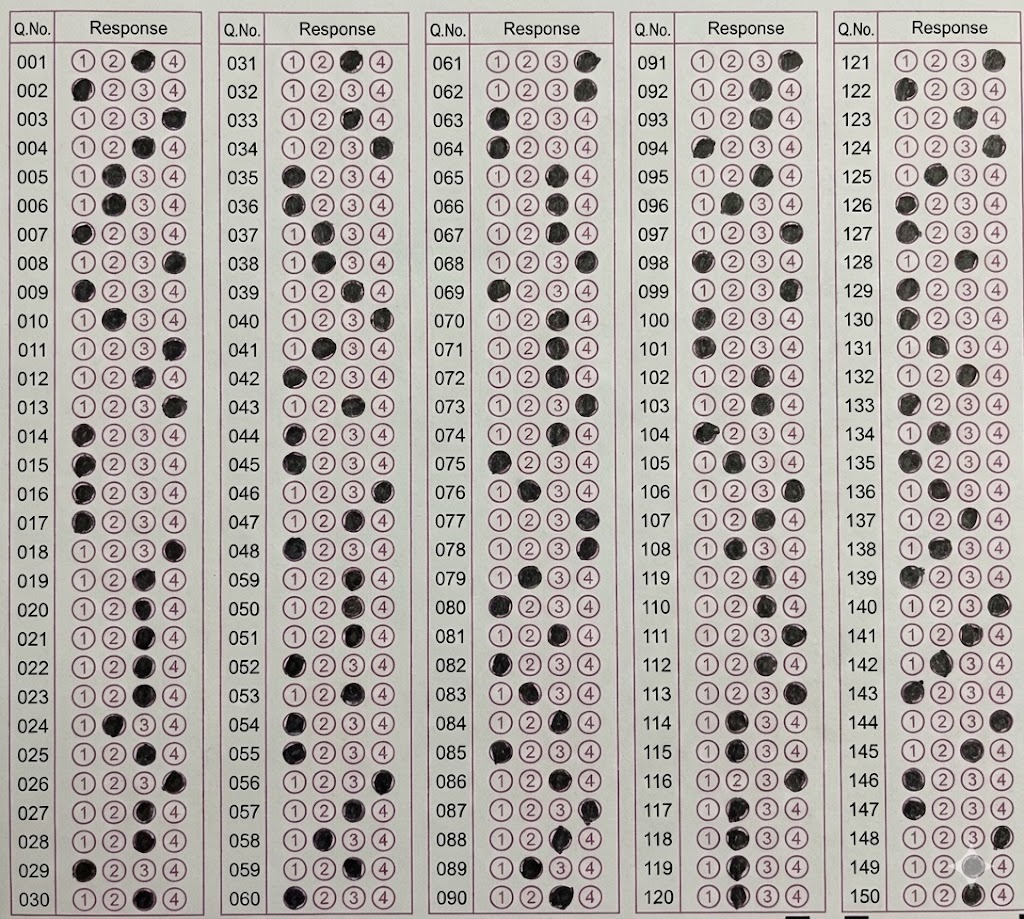
#> input picture dataset/answer/answer.jpeg, 1024 x 919 px
$ python prepare_dataset.py
#> lines starting #> are read from the running program, lines starting #| are printed output that depends on the picture; after the words box and inside, x2 and y2 are one past the last pixel; in counts of white or black regions, pixels touching at a corner belong together
### main.py

import cv2
import numpy as np
import os
import shutil
import glob
import json
import csv
import statistics

# ==========================================
# CONSTANTS
# ==========================================
OUTPUT_DIR = "output"
MIN_FILL_AREA = 100
MAX_FILL_AREA = 3000
GRID_TOLERANCE_RADIUS = 18 # Increased for web robustness
TOTAL_QUESTIONS = 150

class ImageProcessor:
    @staticmethod
    def preprocess(img):
        """Robust preprocessing with noise reduction."""
        if img is None: return None
        gray = cv2.cvtColor(img, cv2.COLOR_BGR2GRAY)
        blur = cv2.GaussianBlur(gray, (5, 5), 0)
        # Inverted Otsu
        _, thresh = cv2.threshold(blur, 0, 255, cv2.THRESH_BINARY_INV + cv2.THRESH_OTSU)
        # Remove small specs (noise) and join slightly broken bubble outlines
        kernel = cv2.getStructuringElement(cv2.MORPH_ELLIPSE, (3,3))
        thresh = cv2.morphologyEx(thresh, cv2.MORPH_OPEN, kernel, iterations=1)
        return thresh

    @staticmethod
    def detect_filled_bubbles(img):
        """Finds centroids of dark marks."""
        thresh = ImageProcessor.preprocess(img)
        if thresh is None: return []
        contours, _ = cv2.findContours(thresh, cv2.RETR_EXTERNAL, cv2.CHAIN_APPROX_SIMPLE)
        bubbles = []
        for cnt in contours:
            area = cv2.contourArea(cnt)
            if MIN_FILL_AREA < area < MAX_FILL_AREA:
                x,y,w,h = cv2.boundingRect(cnt)
                aspect = w / float(h)
                if 0.5 <= aspect <= 1.5:
                    M = cv2.moments(cnt)
                    if M["m00"] != 0:
                        cx = int(M["m10"] / M["m00"])
                        cy = int(M["m01"] / M["m00"])
                        bubbles.append((cx, cy))
        return bubbles

    @staticmethod
    def crop_roi(img_gray, cx, cy, size=48):
        """Crops centered ROI with padding handling."""
        h, w = img_gray.shape
        x1, y1 = cx - size//2, cy - size//2
        x2, y2 = x1 + size, y1 + size

        # Padding
        top = max(0, -y1)
        left = max(0, -x1)
        bottom = max(0, y2 - h)
        right = max(0, x2 - w)

        roi = img_gray[max(0, y1):min(h, y2), max(0, x1):min(w, x2)]
        if top > 0 or left > 0 or bottom > 0 or right > 0:
            roi = cv2.copyMakeBorder(roi, top, bottom, left, right, cv2.BORDER_CONSTANT, value=0)
        return roi

class Evaluator:
    @staticmethod
    def register_scan(bubbles, grid):
        """Histogram-based registration to align sheet to grid."""
        if not bubbles or not grid: return (0, 0)
        grid_points = list(grid.values())
        dxs, dys = [], []
        limit = 80 # Wider limit for web

        # Check subset for speed
        check_bubbles = bubbles[:150] # Top 150 candidates
        for bx, by in check_bubbles:
            for gx, gy in grid_points:
                dx = bx - gx
                dy = by - gy
                if abs(dx) < limit and abs(dy) < limit:
                    dxs.append(dx)
                    dys.append(dy)

        if len(dxs) < 5: return (0, 0)
        try:
            sx = statistics.mode(dxs)
            sy = statistics.mode(dys)
        except:
            sx = int(np.median(dxs))
            sy = int(np.median(dys))
        return (sx, sy)

    # [21 lines left out: function grade, not called in this run]

class OMRTemplate:
    def __init__(self):
        self.dx = 30
        self.dy = 26
        self.col_starts = []
        self.start_y = 60
        self.q_per_col = 30

    def calibrate(self, key_bubbles):
        """Learn Grid layout from Key Bubbles."""
        if not key_bubbles: return
        bx = sorted([b[0] for b in key_bubbles])
        by = sorted([b[1] for b in key_bubbles])

        K = 5
        centroids = np.linspace(min(bx), max(bx), K)
        for _ in range(10):
            clusters = [[] for _ in range(K)]
            for x in bx:
                idx = np.argmin([abs(x - c) for c in centroids])
                clusters[idx].append(x)
            centroids = [np.mean(c) if c else centroids[i] for i, c in enumerate(clusters)]

        valid_clusters = [c for c in clusters if len(c) > 10]
        valid_clusters.sort(key=lambda c: np.mean(c))

        self.col_starts = []
        all_dx = []
        for clus in valid_clusters:
            c_sorted = sorted(clus)
            min_x = c_sorted[0]
            opt1s = [x for x in c_sorted if x < min_x + 20]
            self.col_starts.append(int(np.mean(opt1s)))
            diffs = [c_sorted[i]-c_sorted[i-1] for i in range(1, len(c_sorted)) if c_sorted[i]-c_sorted[i-1] > 10]
            if diffs: all_dx.append(statistics.mode(diffs) if len(diffs)>1 else np.mean(diffs))

        self.dx = int(np.mean(all_dx)) if all_dx else 30
        ydiffs = [by[i]-by[i-1] for i in range(1, len(by)) if by[i]-by[i-1] > 10]
        self.dy = statistics.mode(ydiffs) if ydiffs else 26
        self.start_y = min(by)
        self.q_per_col = TOTAL_QUESTIONS // len(self.col_starts) if self.col_starts else 30

    def generate_grid(self):
        grid = {}
        curr_q = 1
        for col_x in self.col_starts:
            for row in range(self.q_per_col):
                if curr_q > TOTAL_QUESTIONS: break
                y = self.start_y + (row * self.dy)
                for opt in range(1, 5):
                    x = col_x + ((opt-1) * self.dx)
                    grid[(curr_q, opt)] = (int(x), int(y))
                curr_q += 1
        return grid

### prepare_dataset.py

import cv2
import numpy as np
import os
import shutil
import glob
from main import ImageProcessor, Evaluator, OMRTemplate

# Config
DATASET_ROOT = "dataset"
TRAIN_DIR = "dataset/train_patches"
TARGET_SIZE = 32
CROP_SIZE = 48 # Increase context to handle jitter

def prepare_data():
    if os.path.exists(TRAIN_DIR): shutil.rmtree(TRAIN_DIR)
    os.makedirs(os.path.join(TRAIN_DIR, "0_empty"))
    os.makedirs(os.path.join(TRAIN_DIR, "1_filled"))

    # Init Template Logic
    template = OMRTemplate()
    key_path = os.path.join(DATASET_ROOT, "answer", "answer.jpeg")
    key_img = cv2.imread(key_path)
#> key_img is the input picture: shape (919, 1024, 3); mean B, G, R 170, 174.1, 179.8
    key_bubbles = ImageProcessor.detect_filled_bubbles(key_img)
#> in preprocess, `_, thresh = cv2.threshold(blur, 0, 255, cv2.THRESH_BINARY_INV + cv2.TH..`:
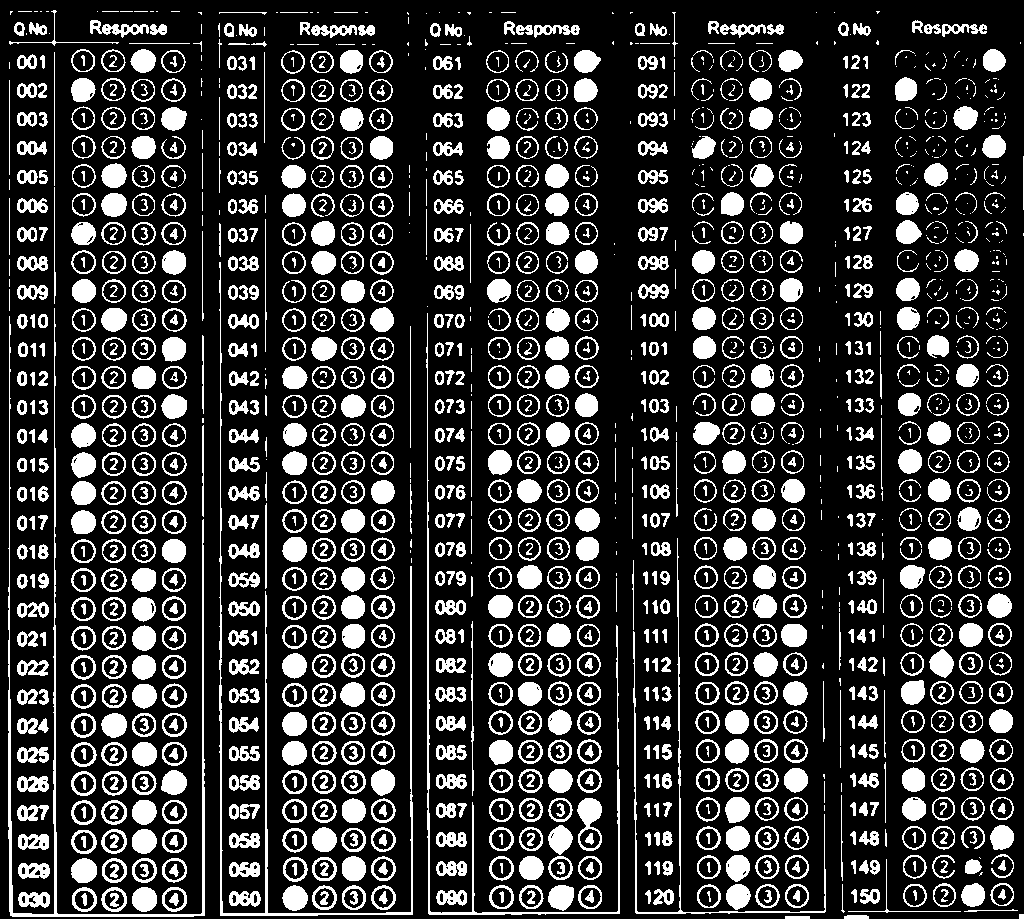
#> thresh: shape (919, 1024); 21.4% white; 1882 white regions (482 under 20 px), largest, box (x1, y1, x2, y2) and area: (8, 308, 205, 917) 3914, (219, 262, 413, 916) 3013, (426, 313, 620, 915) 2074
#> in preprocess, `thresh = cv2.morphologyEx(thresh, cv2.MORPH_OPEN, kernel, iterations=1)`:
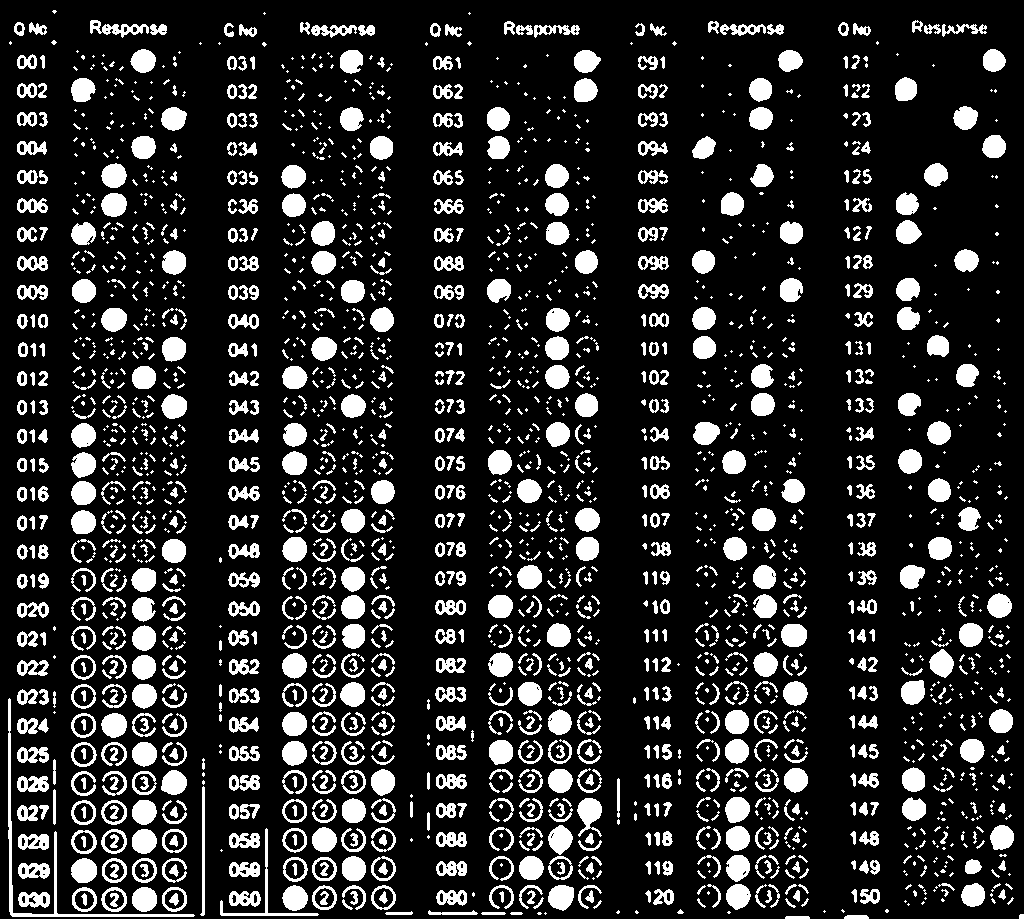
#> thresh: shape (919, 1024); 16.6% white; 2346 white regions (1216 under 20 px)
#> in detect_filled_bubbles, `contours, _ = cv2.findContours(thresh, cv2.RETR_EXTERNAL, cv2.CHAIN_AP..`: contours = 2322 contours, 1466 with area under 20; largest, box (x1, y1, x2, y2) and area: (8, 698, 195, 917) 1022, (577, 798, 602, 837) 512, (548, 885, 574, 911) 482, (71, 858, 97, 883) 478, (101, 800, 127, 825) 474
#> the loop in detect_filled_bubbles, `for cnt in contours:` made 2322 passes
#> (area, x, y, w, h, aspect, cx, cy) on passes 49, 51, 52, 53, 54, 55, 59, 61, 62, 63, 64, 65: (184.5, 860, 889, 20, 15, 1.33, 870, 895), (186, 653, 889, 21, 16, 1.31, 664, 896), (469.5, 162, 887, 25, 25, 1, 174, 898), (462.5, 132, 887, 25, 25, 1, 144, 898), (472.5, 101, 887, 26, 25, 1.04, 113, 899), (462.5, 72, 887, 25, 25, 1, 83, 899), (482.5, 548, 885, 26, 26, 1, 560, 896), (123, 489, 885, 25, 24, 1.04, 501, 895), (450, 371, 885, 25, 25, 1, 383, 897), (101.5, 342, 885, 24, 25, 0.96, 355, 893), (456.5, 312, 885, 25, 25, 1, 324, 897), (468, 282, 885, 26, 26, 1, 294, 897)
#> (area, x, y, w, h, aspect) on passes 13, 32, 36, 43, 97, 100: (102, 428, 910, 50, 5, 10), (378, 18, 892, 32, 16, 2), (356, 229, 891, 32, 16, 2), (345.5, 436, 890, 31, 16, 1.94), (393, 18, 863, 32, 16, 2), (347.5, 229, 862, 31, 15, 2.07)
#> after the loop in detect_filled_bubbles, `for cnt in contours:`: bubbles = 277 pairs, first value 18 to 1001, second value 28 to 899
#> key_bubbles has the same summary as bubbles in detect_filled_bubbles
    template.calibrate(key_bubbles)
#> in calibrate, `bx = sorted([b[0] for b in key_bubbles])`: bx = 277 values from 18 to 1001
#> in calibrate, `by = sorted([b[1] for b in key_bubbles])`: by = 277 values from 28 to 899
#> in calibrate, `ydiffs = [by[i]-by[i-1] for i in range(1, len(by)) if by[i]-by[i-1] > ..`: ydiffs = 30 values, max 30 at index 0, min 20 at index 28, mean 25.2
#> in calibrate, `self.dy = statistics.mode(ydiffs) if ydiffs else 26`: self.dy = 25
#> in calibrate, `self.start_y = min(by)`: self.start_y = 28
    grid = template.generate_grid()
#> after the loop in generate_grid, `for col_x in self.col_starts:`: curr_q = 151; grid = 600 items
#> grid = 600 items

    # Images
    all_images = []
    for ext in ["*.jpeg", "*.jpg", "*.png"]:
        all_images.extend(glob.glob(os.path.join(DATASET_ROOT, "answer", ext)))
        all_images.extend(glob.glob(os.path.join(DATASET_ROOT, "test", ext)))

    print(f"[DataGen] Processing {len(all_images)} images...")

    c0, c1 = 0, 0
    for f_path in all_images:
        fname = os.path.basename(f_path)
        img = cv2.imread(f_path)
        if img is None: continue

        # Binary for labeling
        thresh = ImageProcessor.preprocess(img)
        # Registration
        bubbles_cv = ImageProcessor.detect_filled_bubbles(img)
#> the loop in detect_filled_bubbles (call 2), `for cnt in contours:` made 2322 passes
#> (area, x, y, w, h, aspect, cx) on pass 115: (123.5, 162, 858, 25, 25, 1, 173)
        sx, sy = Evaluator.register_scan(bubbles_cv, grid)
#> the loop in register_scan, `for bx, by in check_bubbles:` made 150 passes
#> (bx, by) on passes 1 to 12: (870, 895), (664, 896), (174, 898), (144, 898), (113, 899), (83, 899), (560, 896), (501, 895), (383, 897), (355, 893), (324, 897), (294, 897)

        if len(bubbles_cv) < 50:
            print(f"  [DataGen] Skipping {fname} (low bubble count)")
            continue

        for (q, opt), (gx, gy) in grid.items():
            cx, cy = gx + sx, gy + sy
            # Use improved cropping with padding
            roi_thresh = ImageProcessor.crop_roi(thresh, cx, cy, size=CROP_SIZE)

            # Label based on central density
            # Check 24x24 center of the 48x48 crop to avoid neighboring bubbles
            center_area = roi_thresh[12:36, 12:36]
            fill_count = cv2.countNonZero(center_area)

            label = "1_filled" if fill_count > 100 else "0_empty"

            # Resize 48x48 -> 32x32 for model
            roi_final = cv2.resize(roi_thresh, (TARGET_SIZE, TARGET_SIZE))

            save_path = os.path.join(TRAIN_DIR, label, f"{os.path.splitext(fname)[0]}_q{q}_o{opt}.png")
            cv2.imwrite(save_path, roi_final)
            if label == "1_filled": c1 += 1
            else: c0 += 1
#> this loop made 600 passes
#> (q, opt, gx, gy) on passes 1 to 3: (1, 1, 23, 28), (1, 2, 47, 28), (1, 3, 71, 28)
#> pass 1, in crop_roi, `roi = img_gray[max(0, y1):min(h, y2), max(0, x1):min(w, x2)]`:
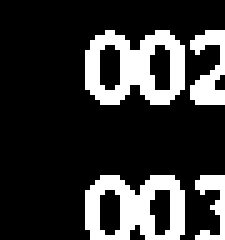
#> roi: shape (48, 45) (shown 5 times larger); 20.9% white; 4 white regions, box (x1, y1, x2, y2) and area: (17, 6, 37, 21) 182, (17, 35, 37, 48) 167, (38, 6, 45, 21) 63, (39, 35, 45, 48) 39
#> pass 1, in crop_roi, `roi = cv2.copyMakeBorder(roi, top, bottom, left, right, cv2.BORDER_CON..`:
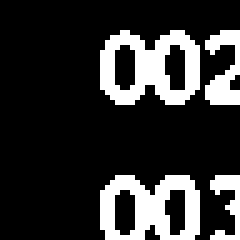
#> roi: shape (48, 48) (shown 5 times larger); 19.6% white; 4 white regions, box (x1, y1, x2, y2) and area: (20, 6, 40, 21) 182, (20, 35, 40, 48) 167, (41, 6, 48, 21) 63, (42, 35, 48, 48) 39
#> pass 1, in prepare_data, `roi_final = cv2.resize(roi_thresh, (TARGET_SIZE, TARGET_SIZE))`:
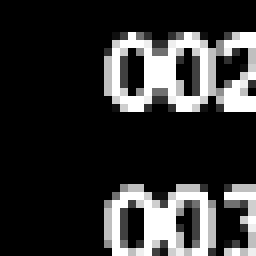
#> roi_final: shape (32, 32) (shown 8 times larger); min 0, max 255, mean 50.2
#> after the loop:
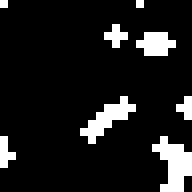
#> center_area: shape (24, 24) (shown 8 times larger); 10.9% white in thin lines or dots
#> after the loop:
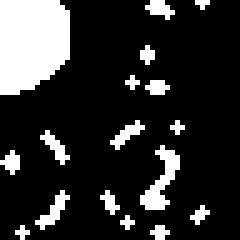
#> roi_thresh: shape (48, 48) (shown 5 times larger); 18.3% white; 17 white regions (14 under 20 px), largest, box (x1, y1, x2, y2) and area: (0, 0, 14, 19) 230, (28, 29, 36, 42) 44, (7, 38, 14, 46) 20

    print(f"[DataGen] Done. Empty: {c0}, Filled: {c1}")
#| [DataGen] Done. Empty: 323, Filled: 277

if __name__ == "__main__":
    prepare_data()
